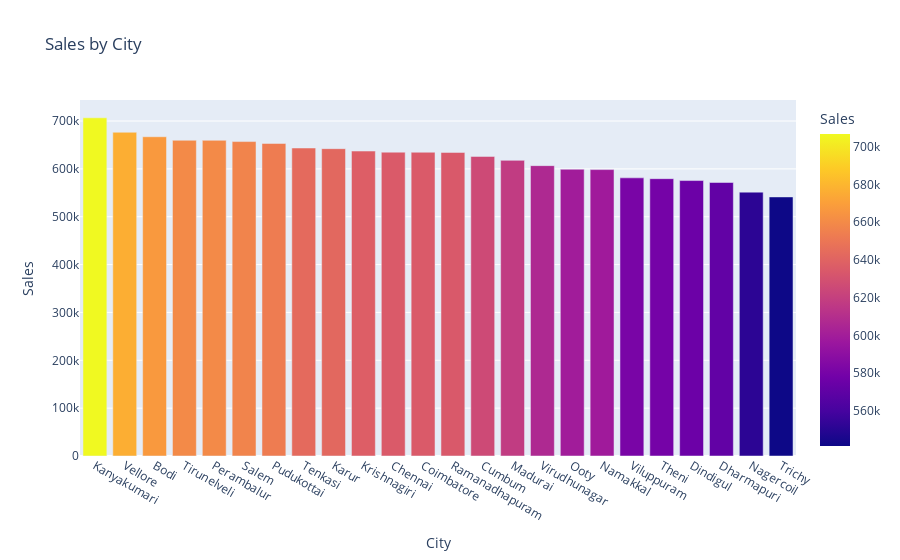

Notebook source saved alongside this figure:
### Code cell
# plotting bar graph for representation sales by city
fig = px.bar(city_sales, x = "City", y = "Sales", color = "Sales", title = "Sales by City")
fig.show()

### Figure 1 — Plotly figure (JSON) as saved in the notebook; plotly's stock layout.template omitted (floating-point values rounded to 4 significant figures)
{"data": [{"alignmentgroup": "True", "hovertemplate": "City=%{x}<br>Sales=%{marker.color}<extra></extra>", "legendgroup": "", "marker": {"color": [706764, 676550, 667177, 659812, 659738, 657093, 653179, 643652, 642273, 637273, 634963, 634748, 634386, 626047, 617836, 606820, 599292, 598530, 581274, 579553, 575631, 571553, 551435, 541403], "coloraxis": "coloraxis", "pattern": {"shape": ""}}, "name": "", "offsetgroup": "", "orientation": "v", "showlegend": false, "textposition": "auto", "type": "bar", "x": ["Kanyakumari", "Vellore", "Bodi", "Tirunelveli", "Perambalur", "Salem", "Pudukottai", "Tenkasi", "Karur", "Krishnagiri", "Chennai", "Coimbatore", "Ramanadhapuram", "Cumbum", "Madurai", "Virudhunagar", "Ooty", "Namakkal", "Viluppuram", "Theni", "Dindigul", "Dharmapuri", "Nagercoil", "Trichy"], "xaxis": "x", "y": [706764, 676550, 667177, 659812, 659738, 657093, 653179, 643652, 642273, 637273, 634963, 634748, 634386, 626047, 617836, 606820, 599292, 598530, 581274, 579553, 575631, 571553, 551435, 541403], "yaxis": "y"}], "layout": {"autosize": true, "barmode": "relative", "coloraxis": {"colorbar": {"title": {"text": "Sales"}}, "colorscale": [[0, "#0d0887"], [0.1111, "#46039f"], [0.2222, "#7201a8"], [0.3333, "#9c179e"], [0.4444, "#bd3786"], [0.5556, "#d8576b"], [0.6667, "#ed7953"], [0.7778, "#fb9f3a"], [0.8889, "#fdca26"], [1, "#f0f921"]]}, "legend": {"tracegroupgap": 0}, "title": {"text": "Sales by City"}, "xaxis": {"anchor": "y", "autorange": true, "domain": [0, 1], "range": [-0.5, 23.5], "title": {"text": "City"}, "type": "category"}, "yaxis": {"anchor": "x", "autorange": true, "domain": [0, 1], "range": [0, 744000.0], "title": {"text": "Sales"}, "type": "linear"}}}
